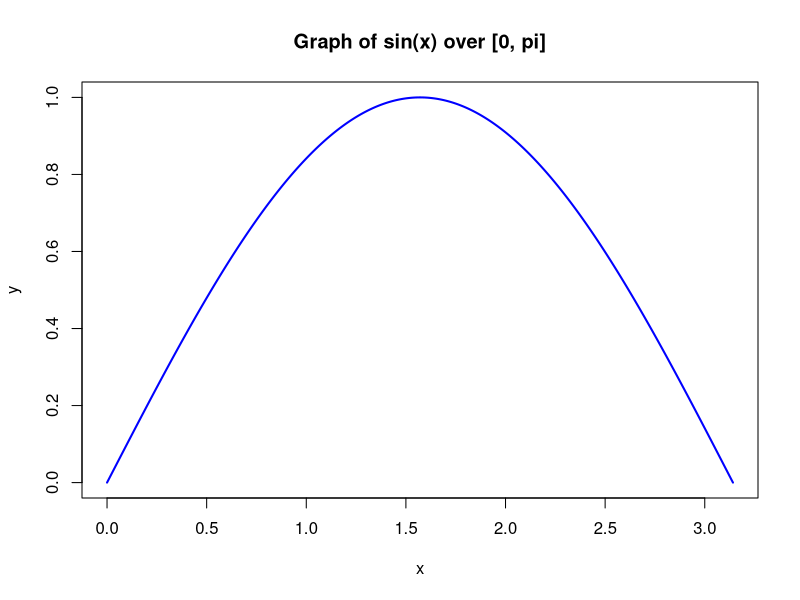

This figure's R source:
# Функция вычисления интеграла методом прямоугольников для дискретных данных

f = function(x) { return(sin(x)) }

integrRectangle = function(f, a, b, n) {
  dx = (b - a) / n # 
  
  res = 0
  for (i in 1:n) {
    l = a + dx * (i - 1)   # x0
    r = l + dx             # x1
    res = res + dx * f((l + r) / 2)  # s = s + x*h
  }
  return(res)
}

a = 0  # начало  интервала
b = pi # конец интервала
n = 1000 # точность расчёта

# Расчёт интеграла
integrNum = integrRectangle(f, a, b, n)
print(integrNum)
# n = 10 -> 2.008248
# n = 100 -> 2.000082
# n = 1000 -> 2.000001

# integrAn = 2
# erRectangle = abs((integrNum - integrAn) / integrAn) * 100
# print(erRectangle)

# Create a graph of the function
x_vals <- seq(a, b, length.out = 1000)
y_vals <- f(x_vals)

# Построение графиков
plot(x = x_vals, y = y_vals, type = "l", 
     col = "blue", 
     lwd = 2, main = "Graph of sin(x) over [0, pi]", 
     xlab = "x", ylab = "y")  # График функции

# ggplot(data.frame(x = x_vals, y = y_vals), aes(x, y)) +
#   geom_line(color = "blue", size = 1) +
#   labs(title = "Graph of sin(x) over [0, pi]", x = "x", y = "sin(x)") +
#   theme_minimal()
